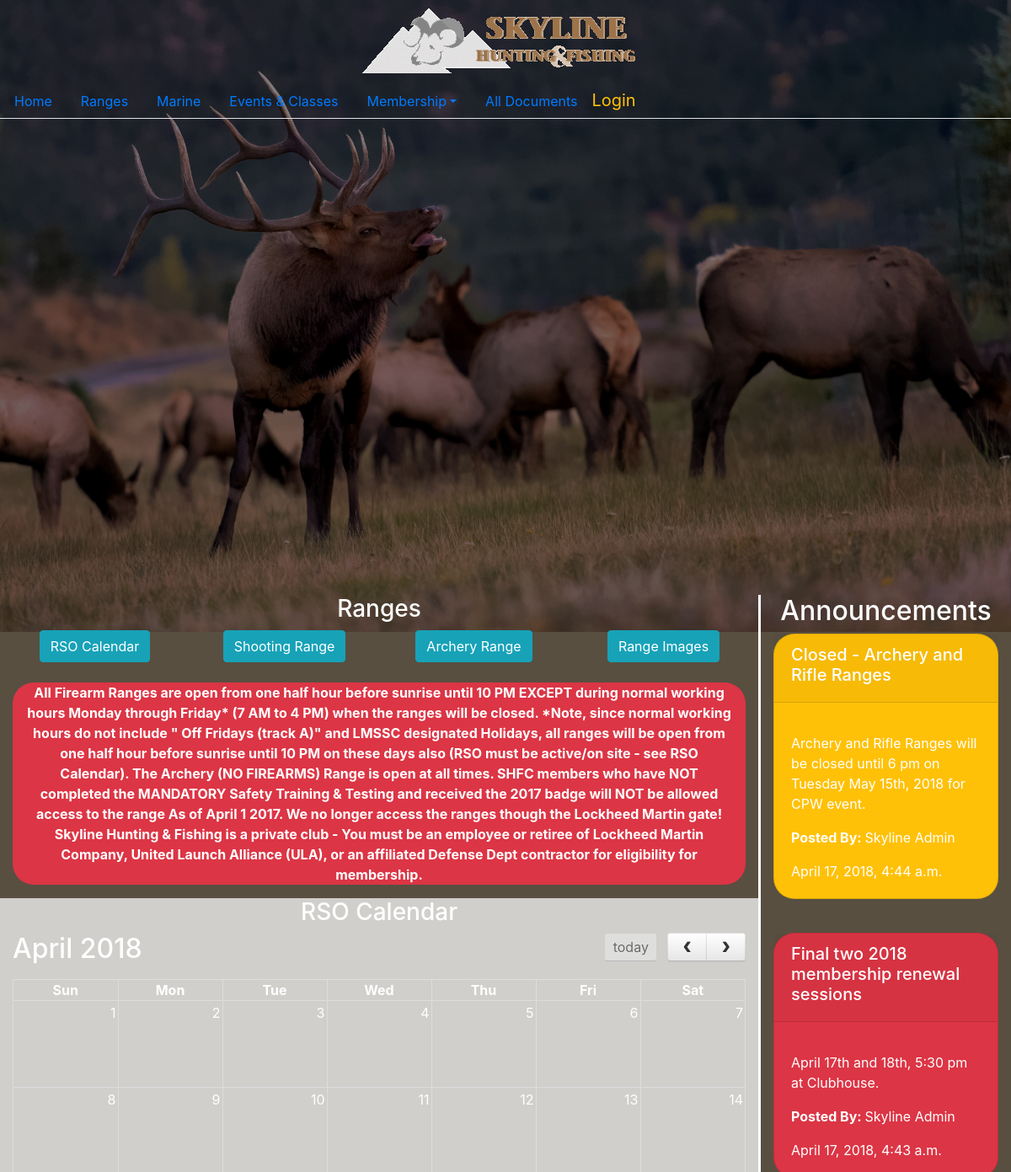
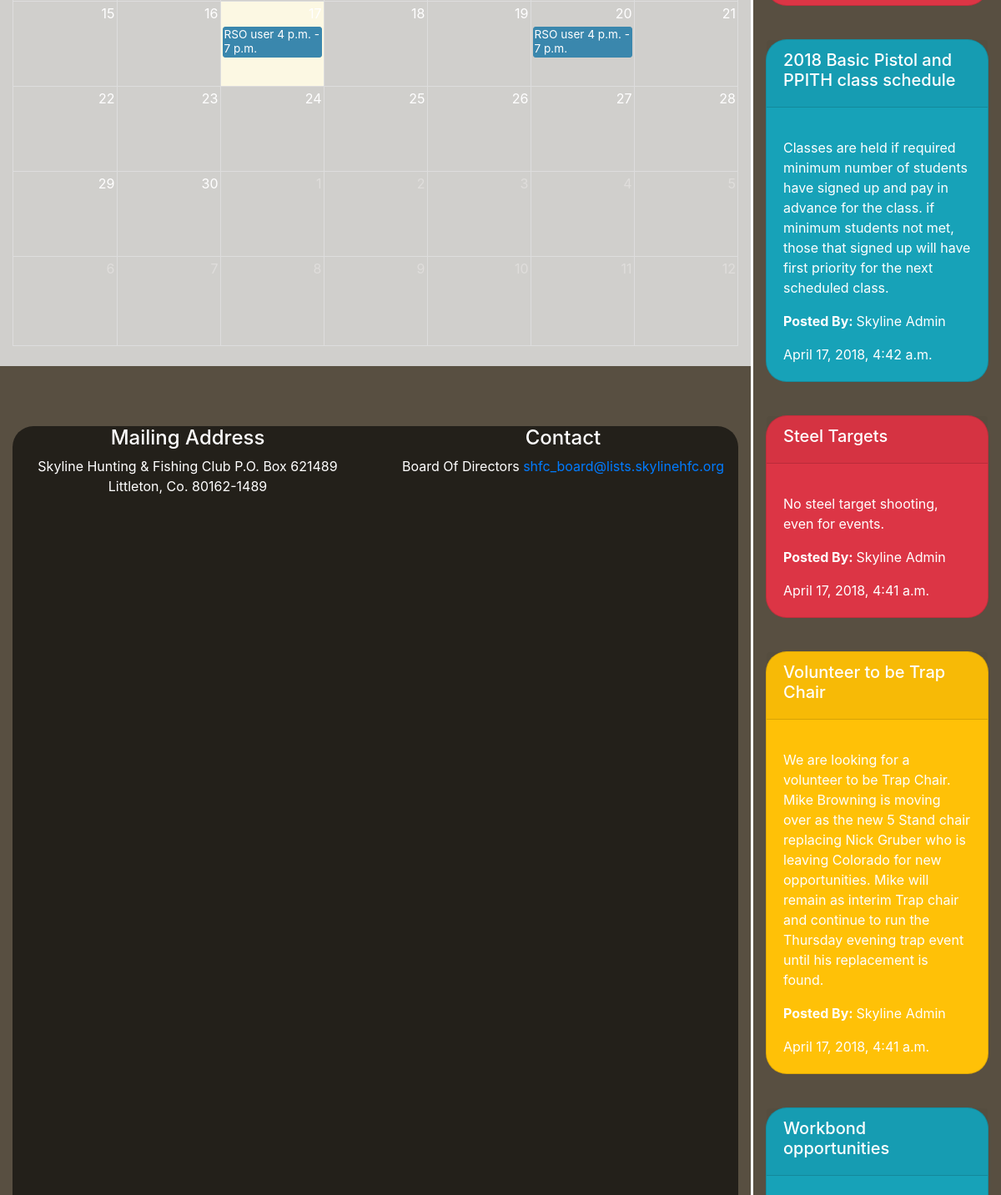
The page /range/ on the database its author committed (2 pictures, top to bottom).
### home/models.py (models this page shows)
class NewAnnouncement(models.Model):
  ANNOUNCEMENT_TYPES = (
        ('danger', 'Critical'),
        ('info', 'Information'),
        ('warning', 'Warning'),
    )
  announcement_title = models.CharField(max_length=60, blank=False)
  announcement_type = models.CharField(max_length=7, choices=ANNOUNCEMENT_TYPES, blank=False)
  announcement_description = models.TextField(blank=False)
  announcement_date = models.DateTimeField(auto_now=True, blank=False)
  announcement_user = models.ForeignKey(User, on_delete=models.CASCADE, blank=False)
  class Meta:
        permissions=(
             ("edit_announcements","Can edit announcements"),
        )

### home/views.py (the view)
# urls.py: url(r'^range/$', views.range, name='range'),
def range(request):
  announcements = NewAnnouncement.objects.all().order_by('-announcement_date')[:20]
  rso_calendar_data = UpdateRSOCalendar.objects.all()
  rso_users_list = User.objects.filter(groups__name__in=['RSO Members']).order_by('last_name')
  return render(request, 'range.html', {'announcements': announcements, 'rso_calendar_data':rso_calendar_data,\
    'rso_users_list':rso_users_list})

### templates/range.html (shortened to what this page needs)
{% extends 'base.html' %}
{% load static %}
{% block content %}
<div class="col-12 text-center">
    <h3>Ranges</h3>
</div>
<div id="content">
<div class="row text-center">
    <div class="col-3">
        <button class="btn btn-info " onclick="showRSOCalendar()">RSO Calendar</button>
    </div>
    <div class="col-3">
        <button class="btn btn-info" onclick="showRifleRange()">Shooting Range </button>
    </div>
    <div class="col-3">
        <button class="btn btn-info" onclick="showArcheryRange()">Archery Range </button>
    </div>
    <div class="col-3">
        <button class="btn btn-info" onclick="showRangeImages()">Range Images</button>
    </div>
</div>
<br>
<div id="rsoCalendar">
    <div class="col-12 bg-danger text-center customDivs">
        <b>
            <p>
                All Firearm Ranges are open from one half hour before sunrise until 10 PM EXCEPT during normal working hours Monday through Friday* (7 AM to 4 PM) when the ranges will be closed. *Note, since normal working hours do not include " Off Fridays (track A)" and LMSSC designated Holidays, all ranges will be open from one half hour before sunrise until 10 PM on these days also (RSO must be active/on site - see RSO Calendar). The Archery (NO FIREARMS) Range is open at all times. SHFC members who have NOT completed the MANDATORY Safety Training & Testing and received the 2017 badge will NOT be allowed access to the range As of April 1 2017. We no longer access the ranges though the Lockheed Martin gate! Skyline Hunting & Fishing is a private club - You must be an employee or retiree of Lockheed Martin Company, United Launch Alliance (ULA), or an affiliated Defense Dept contractor for eligibility for membership.
            </p>
        </b>
    </div>
<div class="row">
    <div class="col-12 text-center" id="calendar_container" >
        <h3>RSO Calendar</h3>
        <div id='RSOcalendar'></div>
        <br>
    </div>
</div>
</div>
<br>
</div>
{% endblock %}

### templates/base.html (shortened to what this page needs)
{% load static %}
<!DOCTYPE html>
<html class="h-100">
<head>
<link rel="stylesheet" type="text/css" href="{% static 'css/bootstrap.css' %}" />
<link rel="stylesheet" type="text/css" href="{% static 'css/bootstrap-grid.css' %}" />
<link rel="stylesheet" type="text/css" href="{% static 'css/bootstrap.min.css' %}" />
<link rel="stylesheet" type="text/css" href="{% static 'css/custom/custom.css' %}" />
<link rel="stylesheet" type="text/css" href="{% static 'css/custom/site.css' %}" />
<link rel="stylesheet" type="text/css" href="{% static 'fullcalendar-3.4.0/fullcalendar.min.css' %}"rel='stylesheet'/>
<link rel="stylesheet" type="text/css" href="{% static 'fullcalendar-3.4.0/fullcalendar.print.min.css'%}" rel='stylesheet' media='print' />
</head>
<body class="h-100" background="{% static 'images/bull_elk.jpg' %}">
    <div class="h-25" style="background-color: rgba(0, 0, 0, 0.5);
	color:white;">
    	<div class="col-12 text-center">
    		<a class="navbar-brand" href="{% url 'shfc:home'%}">
	  			<img src="{% static 'images/shfclogo.png' %}">
			</a>
    	</div>
		<ul class="nav nav-tabs">
			<li class="nav-item">
		  		<a class="nav-link" href="{% url 'shfc:home'%}">Home</a>
			</li>
	  		<li class="nav-item">
	  			<a class="nav-link" href="{% url 'shfc:range' %}">Ranges</a>
		  	</li>
	  		<li class="nav-item">
	  			<a class="nav-link" href="{% url 'shfc:marine'%}">Marine</a>
		  	</li>
	  		<li class="nav-item">
	  			<a class="nav-link" href="{% url 'shfc:events'%}">Events & Classes</a>
		  	</li>
		  	<li class="nav-item dropdown">
	  			<a class="nav-link dropdown-toggle" data-toggle="dropdown" aria-haspopup="true" aria-expanded="false" href="{% url 'shfc:membership'%}" roll="button">Membership</a>
		  	</li>
	  		<li class="nav-item">
	  			<a class="nav-link" href="{% url 'shfc:documents'%}">All Documents</a>
		  	</li>
		    {% if user.is_authenticated %}
	  		<li class="nav-item">
		  		<a class="navbar-brand text-warning" href="{% url 'logout' %}">Logout</a>
	  		</li>
	  		<li class="nav-item disabled">
	  			<h4>
	  				{{ user.username }}
	  			</h4>
	  		</li>
	  		{% else %}
	  		<li class="nav-item">
	  			<a  class="navbar-brand text-warning" href="{% url 'login' %}">
	  				Login
	  			</a>
	  		</li>
	  		{% endif %}
		</ul>
	</div>
  <main class="h-75">
    <div class="col-12 h-100">
    	<div class="row h-100">
    		<div class="col-9 containerClass h-100">
      		{% block content %}{% endblock %}
      		<br>
      		<br>
      		<footer class="h-50 customDivs" style="color:white">
	      		<div class="row">
	      			<div class="col-6 text-center">
	      				<h4>Mailing Address</h4>
	      				Skyline Hunting & Fishing Club
						P.O. Box 621489
						Littleton, Co. 80162-1489
	      			</div>
	      			<div class="col-6 text-center">
	      				<h4>Contact</h4>
	      				<address>
	      					Board Of Directors
	      					<a href="mailto:shfc_board@lists.skylinehfc.org">shfc_board@lists.skylinehfc.org</a>
	      				</address>
	      			</div>
	      		</div>
	      	</footer>
    		</div>
    		<div class="col-3 text-center containerClass h-100" style="border-left:solid">
    			<h2>Announcements</h2>
    			{% for announcement in announcements %}
    			<div class="card text-white bg-{{announcement.announcement_type}} mb-3 customDivs text-left">
  					<div class="card-header">
  						<h5>{{announcement.announcement_title}}</h5>
  					</div>
  					<div class="card-body">
   						<p class="card-text">{{announcement.announcement_description | linebreaks}}</p>
   						<p class="card-text"><b>Posted By: </b> {{announcement.announcement_user.first_name}} {{announcement.announcement_user.last_name}}</p>
    					<p class="card-text">{{announcement.announcement_date}}</p>
  					</div>
				</div>
    			<br>
    			{% endfor %}
    		</div>
    	</div>
    </div>
  </main>
</body>
</html>

### static/css/custom/custom.css (style rules this page uses)
body { background-color: rgba(177, 159, 131); background-size: 100%; background-repeat: no-repeat; }
.containerClass { overflow-y: scroll; background-color: rgba(0, 0, 0, 0.5); color:white; }
.customDivs { background-color: rgba(0, 0, 0,0.6); border-radius: 25px; }
footer { color:black; }

### static/css/custom/site.css (style rules this page uses)
#calendar_container { background: rgba(239, 239, 239,0.8); }

### rows shown on the page
NewAnnouncement: announcement_title "Closed - Archery and Rifle Ranges", announcement_description "Archery and Rifle Ranges will be closed until 6 pm on Tuesday May 15th, 2018 for CPW event.", announcement_user.first_name "Skyline", announcement_user.last_name "Admin", announcement_date "April 17, 2018, 4:44 a.m."
NewAnnouncement: announcement_title "Final two 2018 membership renewal sessions", announcement_description "April 17th and 18th, 5:30 pm at Clubhouse.", announcement_user.first_name "Skyline", announcement_user.last_name "Admin", announcement_date "April 17, 2018, 4:43 a.m."
NewAnnouncement: announcement_title "2018 Basic Pistol and PPITH class schedule", announcement_description "Classes are held if required minimum number of students have signed up and pay in advance for the class. if minimum students not met, those that signed up will have first priority for the next scheduled class.", announcement_user.first_name "Skyline", announcement_user.last_name "Admin", announcement_date "April 17, 2018, 4:42 a.m."
NewAnnouncement: announcement_title "Steel Targets", announcement_description "No steel target shooting, even for events.", announcement_user.first_name "Skyline", announcement_user.last_name "Admin", announcement_date "April 17, 2018, 4:41 a.m."
NewAnnouncement: announcement_title "Volunteer to be Trap Chair", announcement_description "We are looking for a volunteer to be Trap Chair. Mike Browning is moving over as the new 5 Stand chair replacing Nick Gruber who is leaving Colorado for new opportunities. Mike will remain as interim Trap chair and continue to run the Thursday evening trap event until his replacement is found.", announcement_user.first_name "Skyline", announcement_user.last_name "Admin", announcement_date "April 17, 2018, 4:41 a.m."
NewAnnouncement: announcement_title "Workbond opportunities"
